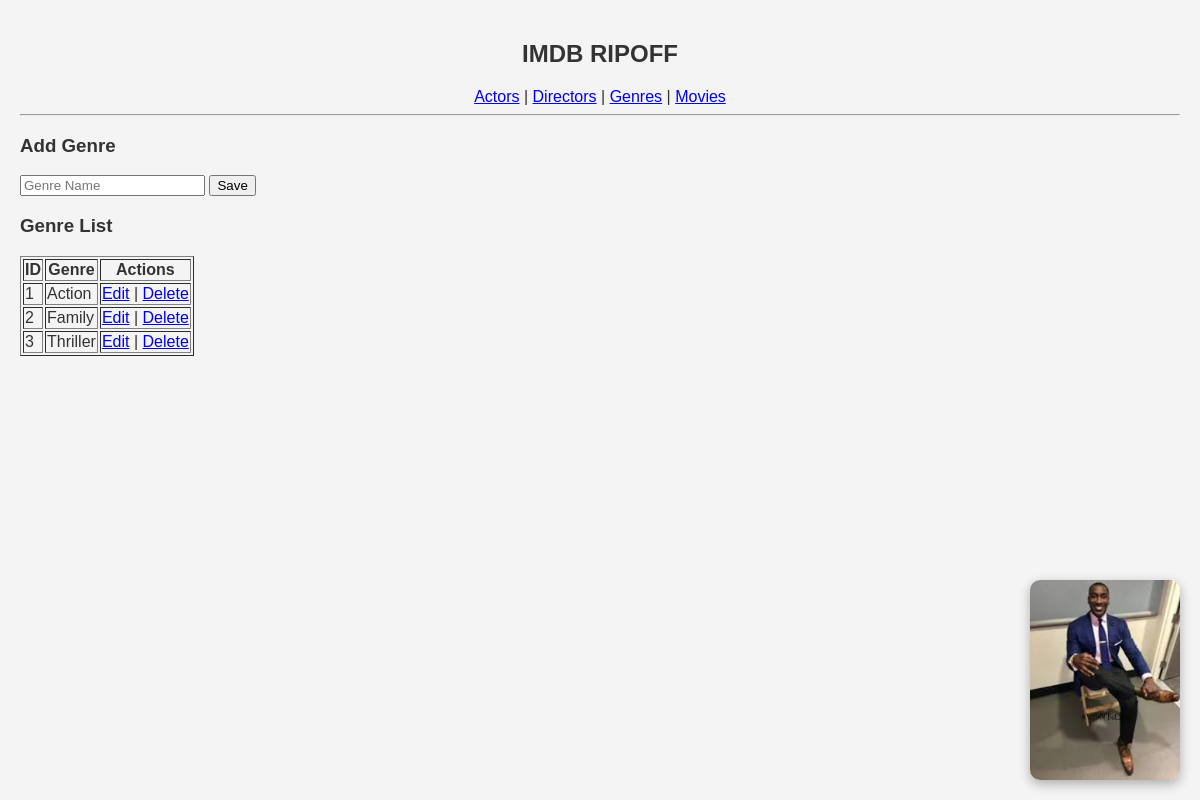
Screenshot of /?page=genres with the database file from the repository.
### tables this page shows
CREATE TABLE `genres` (
  `genreID` int NOT NULL,
  `genre_name` varchar(50) DEFAULT NULL
);

### config/db.php (called while the page is built, shortened)
<?php
class Database {
    private $host = "localhost";
    private $username = "root";
    private $password = "";
    private $dbname = "imdb_ripoff";
    public function __construct() {
        try {
            $this->conn = new PDO("mysql:host=$this->host;dbname=$this->dbname", $this->username, $this->password);
        } catch (PDOException $e) {
            echo "Connection failed: " . $e->getMessage();
        }
    }
}
?>

### class/Genre.php (called while the page is built, shortened)
<?php
require_once 'config/db.php';
class Genre {
    private $db;
    public function __construct() {
        $this->db = (new Database())->conn;
    }
    public function getAllGenres() {
        $stmt = $this->db->query("SELECT * FROM genres");
        return $stmt->fetchAll(PDO::FETCH_ASSOC);
    }
}

### view/genres.php (the view, shortened to what this page needs)
<?php
require_once 'class/Genre.php';
$genre = new Genre();
$editData = null;
?>
<h3><?= $editData ? "Edit Genre" : "Add Genre" ?></h3>
<form method="POST">
    <input type="text" name="genre_name" placeholder="Genre Name" required value="<?= $editData['genre_name'] ?? '' ?>">
    <button type="submit" name="save">Save</button>
</form>
<h3>Genre List</h3>
<table border="1">
    <tr>
        <th>ID</th><th>Genre</th><th>Actions</th>
    </tr>
    <?php foreach ($genre->getAllGenres() as $g): ?>
    <tr>
        <td><?= $g['genreID'] ?></td>
        <td><?= $g['genre_name'] ?></td>
        <td>
            <a href="?page=genres&edit=<?= $g['genreID'] ?>">Edit</a> |
            <a href="?page=genres&delete=<?= $g['genreID'] ?>" onclick="return confirm('Delete this genre?')">Delete</a>
        </td>
    </tr>
    <?php endforeach; ?>
</table>

### style.css (style rules this page uses)
body { font-family: 'Poppins', sans-serif; background-color: #f4f4f4; color: #333; margin: 0; padding: 20px; }

### rows the page displays
genres: genreID "1", genre_name "Action"
genres: genreID "2", genre_name "Family"
genres: genreID "3", genre_name "Thriller"
